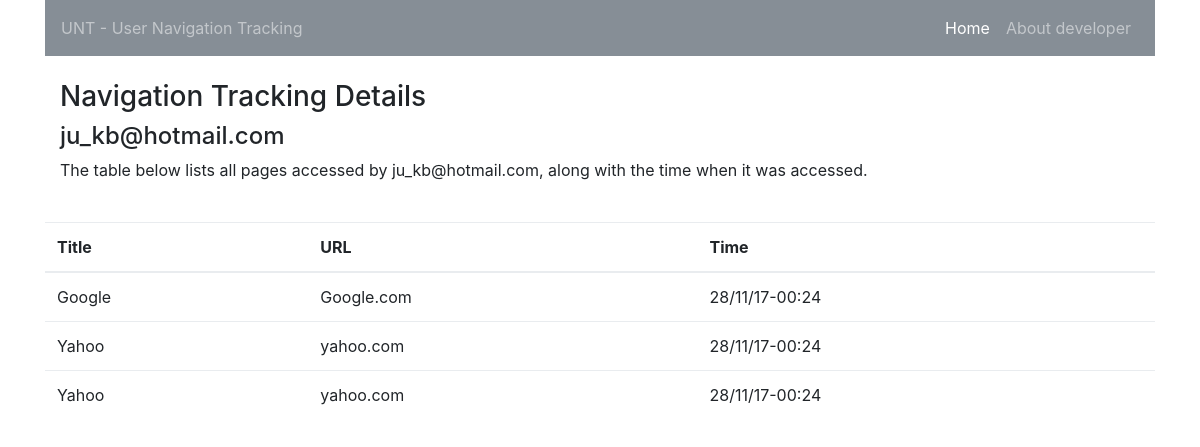
The page /user/cffb4bec-bb81-41ad-8f53-5dc338300dff on the database its author committed.
### models/user.py (models this page shows)
class User(Base):
    __tablename__ = 'user'
    uuid = Column(String(36), primary_key=True)
    email = Column(String(255))
    accesses = relationship('Access')

### models/access.py (models this page shows)
class Access(Base):
    __tablename__ = 'access'
    id = Column(Integer, primary_key=True)
    uuid = Column(String(36), ForeignKey('user.uuid'), index=True)
    page_id = Column(Integer, ForeignKey('page.id'), index=True)
    local_time = Column(DateTime, nullable=False)
    server_time = Column(DateTime, nullable=False, default=datetime.now())

### models/page.py (models this page shows)
class Page(Base):
    __tablename__ = 'page'
    id = Column(Integer, primary_key=True)
    title = Column(String(255), nullable=False)
    url = Column(Text, nullable=False)
    accesses = relationship('Access', backref='page')

### controllers/admin_panel.py (the view)
@blueprint.route('/user/<uuid>', methods=['GET'])
def details(uuid):
    user = user_service.get_user_by_uuid(uuid)
    access_dist = access_service.get_user_access_distribution(uuid)
    return render_template("access_history.html",
                           user=user,
                           access_dist=access_dist)

### models/__init__.py (called while the page is built)
def get_session():
    return db_session()

### services/access_service.py (called while the page is built)
def get_user_access_distribution(uuid):
    session = get_session()
    access = session.query(func.count(Access.page_id), Page.title).join(Page).filter(Access.uuid==uuid).group_by(Page)
    return access

### services/user_service.py (called while the page is built)
def get_user_by_uuid(uuid):
    session = get_session()
    return session.query(User).get(uuid)

### utils/utils.py (called while the page is built)
def print_datetime(dt):
    return dt.strftime('%d/%m/%y-%H:%M')

### templates/access_history.html
{% extends 'base_template.html' %}
{% block content %}
    <div class="row">
        <div class="col-sm-12">
            <br>
            <row>
                <div class="col-sm-12">
                    <h3>Navigation Tracking Details</h3>
                    <h4>{{ user.email }}</h4>
                    <p>
                        The table below lists all pages accessed by {{ user.email }}, along with the time when it was
                        accessed.
                    </p>
                </div>
            </row>
            <br>
            <table class="table table-stripped">
                <thead>
                    <tr>
                        <th>Title</th>
                        <th>URL</th>
                        <th>Time</th>
                    </tr>
                </thead>
                <tbody>
                    {% for access in user.accesses %}
                        <tr>
                            <td>{{ access.page.title }}</td>
                            <td>{{ access.page.url }}</td>
                            <td>{{ access.local_time | time_format }}</td>
                        </tr>
                    {% endfor %}
                </tbody>
            </table>
        </div>
    </div>
{% endblock %}

### templates/base_template.html (shortened to what this page needs)
<!DOCTYPE html>
<html lang="en">
<head>
    <link rel="stylesheet" href="{{ url_for('static', filename='css/bootstrap.min.css') }}">
</head>
<body>
    <div class="container">
        <nav class="navbar navbar-expand-sm bg-secondary navbar-dark">
            <span class="navbar-text">
                UNT - User Navigation Tracking
            </span>
            <ul class="navbar-nav ml-auto">
                <li class="nav-item active">
                    <a class="nav-link" href="/dashboard">Home</a>
                </li>
                <li class="nav-item">
                    <a class="nav-link" href="https://www.linkedin.com/in/lopesivan/" target="_blank">About developer</a>
                </li>
            </ul>
        </nav>
        {% block content %}
        {% endblock %}
    </div>
</body>
</html>

### rows shown on the page
User: email "ju_kb@hotmail.com"
Access: page "Google", page "Google.com", local_time "28/11/17-00:24"
Access: page "Yahoo", page "yahoo.com", local_time "28/11/17-00:24"
Access: page "Yahoo", page "yahoo.com", local_time "28/11/17-00:24"
